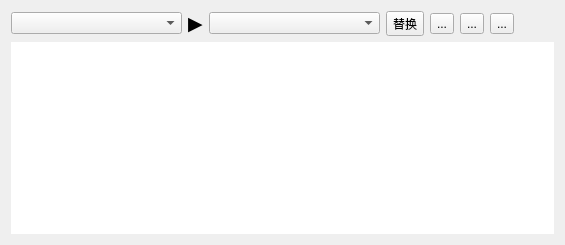
       <widget class="QWidget" name="tab_7">
        <attribute name="title">
         <string>文本模式</string>
        </attribute>
        <layout class="QGridLayout" name="gridLayout_3">
         <item row="0" column="0">
          <layout class="QHBoxLayout" name="horizontalLayout_16">
           <item>
            <widget class="QComboBox" name="comboBox_17">
             <property name="minimumSize">
              <size>
               <width>171</width>
               <height>0</height>
              </size>
             </property>
             <property name="maximumSize">
              <size>
               <width>171</width>
               <height>16777215</height>
              </size>
             </property>
            </widget>
           </item>
           <item>
            <widget class="QLabel" name="label_23">
             <property name="font">
              <font>
               <pointsize>14</pointsize>
              </font>
             </property>
             <property name="text">
              <string>▶</string>
             </property>
            </widget>
           </item>
           <item>
            <widget class="QComboBox" name="comboBox_18">
             <property name="minimumSize">
              <size>
               <width>171</width>
               <height>0</height>
              </size>
             </property>
             <property name="maximumSize">
              <size>
               <width>171</width>
               <height>16777215</height>
              </size>
             </property>
            </widget>
           </item>
           <item>
            <widget class="QToolButton" name="toolButton">
             <property name="toolTip">
              <string>替换</string>
             </property>
             <property name="statusTip">
              <string>确认替换.</string>
             </property>
             <property name="text">
              <string>替换</string>
             </property>
             <property name="icon">
              <iconset resource="../Resource.qrc">
               <normaloff>:/icons/res/Renamer/Change.png</normaloff>:/icons/res/Renamer/Change.png</iconset>
             </property>
             <property name="toolButtonStyle">
              <enum>Qt::ToolButtonTextBesideIcon</enum>
             </property>
            </widget>
           </item>
           <item>
            <widget class="QToolButton" name="toolButton_2">
             <property name="toolTip">
              <string>撤销替换</string>
             </property>
             <property name="statusTip">
              <string>撤销上一步的替换.</string>
             </property>
             <property name="text">
              <string>...</string>
             </property>
             <property name="icon">
              <iconset resource="../Resource.qrc">
               <normaloff>:/icons/res/Renamer/undo.png</normaloff>:/icons/res/Renamer/undo.png</iconset>
             </property>
            </widget>
           </item>
           <item>
            <widget class="QToolButton" name="toolButton_3">
             <property name="toolTip">
              <string>区分大小写</string>
             </property>
             <property name="statusTip">
              <string>使用区分大小写.</string>
             </property>
             <property name="text">
              <string>...</string>
             </property>
             <property name="icon">
              <iconset resource="../Resource.qrc">
               <normaloff>:/icons/res/Renamer/BigSmallUN.png</normaloff>:/icons/res/Renamer/BigSmallUN.png</iconset>
             </property>
             <property name="checkable">
              <bool>true</bool>
             </property>
             <property name="checked">
              <bool>false</bool>
             </property>
            </widget>
           </item>
           <item>
            <widget class="QToolButton" name="toolButton_4">
             <property name="toolTip">
              <string>正则表达式</string>
             </property>
             <property name="statusTip">
              <string>使用正则表达式.</string>
             </property>
             <property name="text">
              <string>...</string>
             </property>
             <property name="icon">
              <iconset resource="../Resource.qrc">
               <normaloff>:/icons/res/Renamer/RE.png</normaloff>:/icons/res/Renamer/RE.png</iconset>
             </property>
             <property name="checkable">
              <bool>true</bool>
             </property>
             <property name="checked">
              <bool>false</bool>
             </property>
            </widget>
           </item>
           <item>
            <spacer name="horizontalSpacer">
             <property name="orientation">
              <enum>Qt::Horizontal</enum>
             </property>
             <property name="sizeHint" stdset="0">
              <size>
               <width>40</width>
               <height>20</height>
              </size>
             </property>
            </spacer>
           </item>
          </layout>
         </item>
         <item row="1" column="0">
          <widget class="QListWidget" name="listWidget">
           <property name="frameShape">
            <enum>QFrame::NoFrame</enum>
           </property>
           <property name="frameShadow">
            <enum>QFrame::Plain</enum>
           </property>
          </widget>
         </item>
        </layout>
       </widget>
